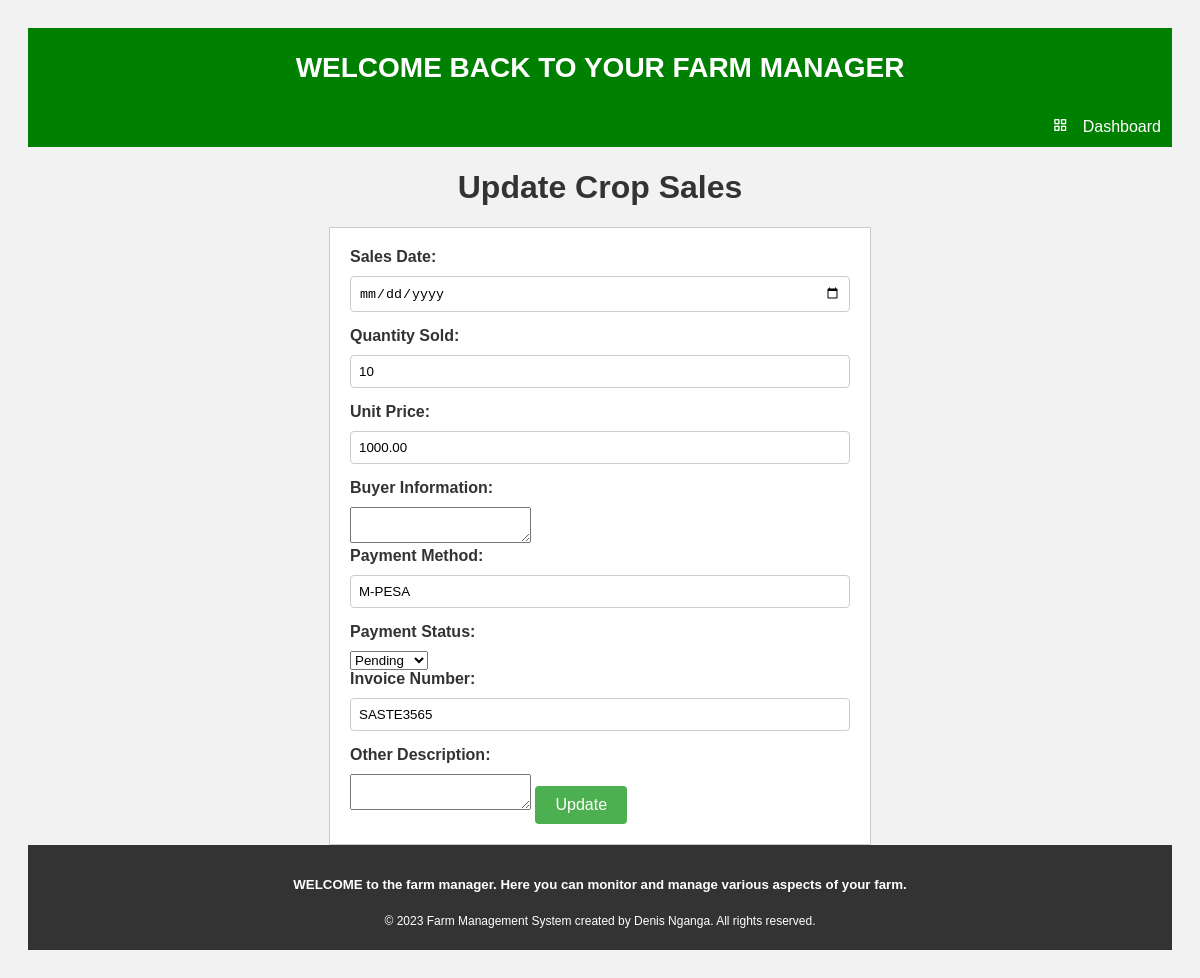
The page /update_cropsales/2/2024-03-03/ on the database its author committed.
### homepage/models.py (models this page shows, shortened)
class Crop_sales(models.Model):
    crops=models.ForeignKey(Crops,on_delete=models.CASCADE)
    Sale_date=models.DateField(help_text='m/d/y')
    Quantity_sold=models.CharField(max_length=20)
    Unit_price=models.DecimalField(max_digits=10,decimal_places=2,default=0)
    Total_price=models.DecimalField(max_digits=10,decimal_places=2,default=0,editable=False)
    Buyer_information=models.TextField()
    Payment_method=models.CharField(max_length=20)
    Payment_status=models.CharField(max_length=20, choices=[('pending', 'Pending'), ('received', 'Received')])
    Invoice_number=models.CharField(max_length=20)
    Additional_notes=models.TextField(blank=True)

### homepage/views.py (the view)
# urls.py: path('update_cropsales/<int:Cid>/<slug:Sale_date>/', Update_crop_sales, name='update-cropsales'),
def Update_crop_sales(request,Cid,Sale_date):
    crops= get_object_or_404(Crops,Cid=Cid)
    crop_sales=get_object_or_404(Crop_sales,crops__Cid=Cid,Sale_date=Sale_date)
    form=Crop_salesForm(request.POST,instance=crop_sales)
    if form.is_valid():
        form.save()
        return redirect('homepage:show-cropsales', Cid=crop_sales.crops.Cid)
    else:
        print(form.errors)
    return render(request,'homepage/updatecropsales.html',{'crops':crops,'crop_sales':crop_sales})

### homepage/templates/homepage/updatecropsales.html (shortened to what this page needs)
{%extends 'homepage/base.html'%}
{%block content%}
<head>
    </head>
    <body>
      <h1>Update Crop Sales</h1>
      <form method="post">
        <label for="id_Sale_date">Sales Date:</label>
        <input type="date" name="Sale_date" id="id_Sale_date" value="{{crop_sales.Sale_date }}" required>
        <label for="id_Quantity_sold">Quantity Sold:</label>
        <input type="text" name="Quantity_sold" id="id_Quantity_sold" value="{{ crop_sales.Quantity_sold }}" >
        <label for="id_Unit_price">Unit Price:</label>
        <input type="text" name="Unit_price" id="id_Unit_price" value="{{ crop_sales.Unit_price }}" required>
        <label for="id_Buyer_information">Buyer Information:</label>
        <textarea name="Buyer_information" id="id_Buyer_information" value="{{ crop_sales.Buyer_information }}" required>  </textarea>
        <label for="id_Payment_method">Payment Method:</label>
        <input type="text" name="Payment_method" id="id_Payment_method" value="{{ crop_sales.Payment_method }}" required>
        <label for="id_Payment_status">Payment Status:</label>
        <select name="Payment_status" id="id_Payment_status"  value="{{ crop_sales.Payment_status }}">
            <option value="pending">Pending</option>
        </select>
        <label for="id_Invoice_number">Invoice Number:</label>
        <input type="text" name="Invoice_number" id="id_Invoice_number" value="{{ crop_sales.Invoice_number }}" required>
        <label for="id_Additional_notes">Other Description:</label>
        <textarea name="Additional_notes" id="id_Additional_notes" value="{{ crop_sales.Additional_notes }}" required>  </textarea>
        <input type="submit" value="Update">
      </form>
    </body>
    {%endblock%}

### homepage/templates/homepage/updatecropsales.html (style rules this page uses)
body { font-family: Arial, sans-serif; background-color: #f2f2f2; padding: 20px; }
h1 { text-align: center; color: #333; }
form { background-color: #fff; border: 1px solid #ccc; padding: 20px; margin-top: 20px; max-width: 500px; margin-left: auto; margin-right: auto; }
label { display: block; margin-bottom: 10px; font-weight: bold; color: #333; }
input[type="text"], input[type="date"], input[type="number"] { width: 100%; padding: 8px; border: 1px solid #ccc; border-radius: 4px; box-sizing: border-box; margin-bottom: 15px; }
input[type="submit"] { background-color: #4CAF50; color: white; padding: 10px 20px; border: none; border-radius: 4px; cursor: pointer; font-size: 16px; margin-top: 10px; }

### rows shown on the page
Crop_sales: Quantity_sold "10", Unit_price "1000.00", Payment_method "M-PESA", Payment_status "Pending", Invoice_number "SASTE3565"
